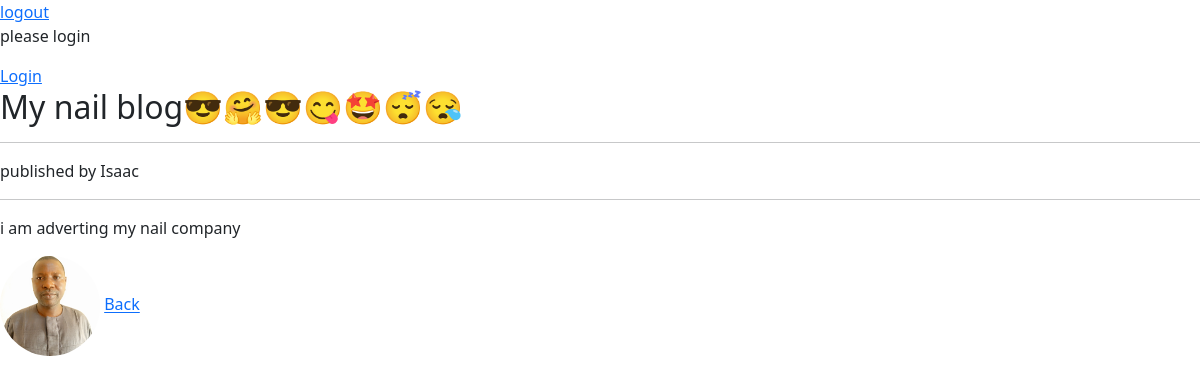
/messages/11/, run on the app's committed database.
### posts/models.py (models this page shows, shortened)
class Message(models.Model):
    author = models.ForeignKey("auth.User", on_delete=models.CASCADE)
    title = models.CharField(max_length=100)
    message = models.TextField(max_length=1000)
    created_at = models.DateTimeField(auto_now_add=True)
    picture = models.ImageField(upload_to="image/", blank=True, null=True)

### posts/views.py (the view)
# urls.py: path("messages/<int:pk>/", MessageDetailView.as_view(), name="message_detail"),
class MessageDetailView(DetailView):
    model = Message
    template_name = "posts/message_detail.html"
    context_object_name = "post"

### posts/templates/posts/message_detail.html (shortened to what this page needs)
{% extends "base.html" %}
{% block content %}
<h2>{{post.title}}</h2>
<hr>
<p> published by {{post.author}}</p>
<hr>
<p>{{post.message}}</p>
<img src="{{post.picture.url}}" alt="image" width="100" height="100" style="border-radius: 100px">
<a href="{% url 'messages' %}">Back</a>
{% endblock content %}

### data on the page
Message: title "My nail blog😎🤗😎😋🤩😴😪", author "Isaac", message "i am adverting my nail company", picture (picture)
